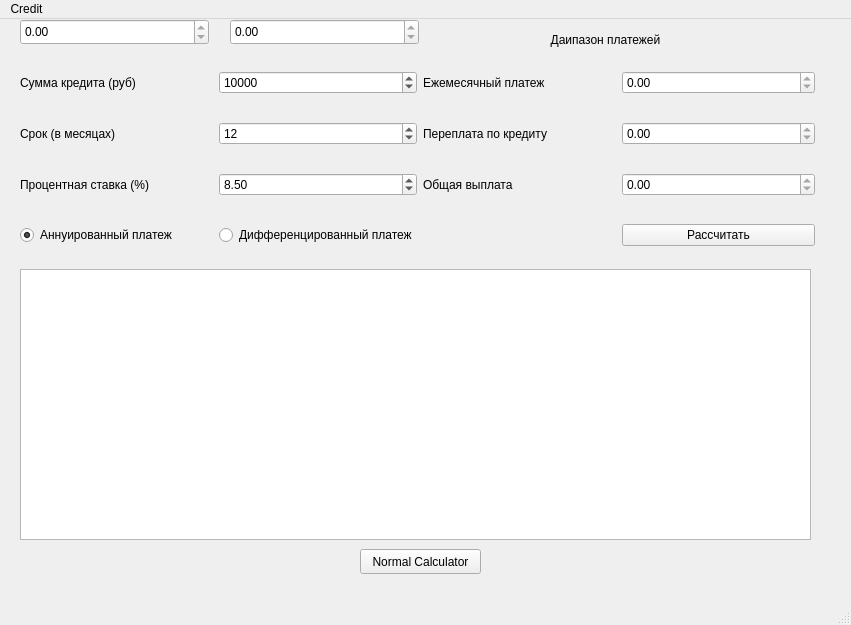
<?xml version="1.0" encoding="UTF-8"?>
<ui version="4.0">
 <class>CreditWindow</class>
 <widget class="QMainWindow" name="CreditWindow">
  <property name="geometry">
   <rect>
    <x>0</x>
    <y>0</y>
    <width>851</width>
    <height>625</height>
   </rect>
  </property>
  <property name="windowTitle">
   <string>MainWindow</string>
  </property>
  <widget class="QWidget" name="centralwidget">
   <widget class="QWidget" name="gridLayoutWidget">
    <property name="geometry">
     <rect>
      <x>20</x>
      <y>30</y>
      <width>795</width>
      <height>221</height>
     </rect>
    </property>
    <layout class="QGridLayout" name="gridLayout">
     <item row="5" column="1">
      <widget class="QDoubleSpinBox" name="P">
       <property name="minimum">
        <double>0.500000000000000</double>
       </property>
       <property name="singleStep">
        <double>0.250000000000000</double>
       </property>
       <property name="value">
        <double>8.500000000000000</double>
       </property>
      </widget>
     </item>
     <item row="3" column="1">
      <widget class="QSpinBox" name="months">
       <property name="minimum">
        <number>1</number>
       </property>
       <property name="maximum">
        <number>999</number>
       </property>
       <property name="value">
        <number>12</number>
       </property>
      </widget>
     </item>
     <item row="6" column="3">
      <widget class="QPushButton" name="pushButton">
       <property name="text">
        <string>Рассчитать</string>
       </property>
      </widget>
     </item>
     <item row="3" column="0">
      <widget class="QLabel" name="label_2">
       <property name="text">
        <string>Срок (в месяцах)</string>
       </property>
      </widget>
     </item>
     <item row="0" column="1">
      <widget class="QSpinBox" name="creditsum">
       <property name="minimum">
        <number>1</number>
       </property>
       <property name="maximum">
        <number>1000000000</number>
       </property>
       <property name="value">
        <number>10000</number>
       </property>
      </widget>
     </item>
     <item row="6" column="1">
      <widget class="QRadioButton" name="radioButton_dif">
       <property name="text">
        <string>Дифференцированный платеж</string>
       </property>
      </widget>
     </item>
     <item row="5" column="2">
      <widget class="QLabel" name="label_4">
       <property name="text">
        <string>Общая выплата</string>
       </property>
      </widget>
     </item>
     <item row="6" column="0">
      <widget class="QRadioButton" name="radioButton_an">
       <property name="text">
        <string>Аннуированный платеж</string>
       </property>
       <property name="checked">
        <bool>true</bool>
       </property>
      </widget>
     </item>
     <item row="5" column="0">
      <widget class="QLabel" name="label">
       <property name="text">
        <string>Процентная ставка (%)</string>
       </property>
      </widget>
     </item>
     <item row="5" column="3">
      <widget class="QDoubleSpinBox" name="payment_all">
       <property name="readOnly">
        <bool>true</bool>
       </property>
       <property name="maximum">
        <double>999999999999999983222784.000000000000000</double>
       </property>
      </widget>
     </item>
     <item row="0" column="3">
      <widget class="QDoubleSpinBox" name="payment_month">
       <property name="readOnly">
        <bool>true</bool>
       </property>
       <property name="maximum">
        <double>999999999999.000000000000000</double>
       </property>
      </widget>
     </item>
     <item row="0" column="0">
      <widget class="QLabel" name="label_3">
       <property name="text">
        <string>Сумма кредита (руб)</string>
       </property>
      </widget>
     </item>
     <item row="3" column="3">
      <widget class="QDoubleSpinBox" name="overpay">
       <property name="readOnly">
        <bool>true</bool>
       </property>
       <property name="maximum">
        <double>999999999.000000000000000</double>
       </property>
      </widget>
     </item>
     <item row="0" column="2">
      <widget class="QLabel" name="label_month_pay">
       <property name="text">
        <string>Ежемесячный платеж</string>
       </property>
      </widget>
     </item>
     <item row="3" column="2">
      <widget class="QLabel" name="label_5">
       <property name="text">
        <string>Переплата по кредиту</string>
       </property>
      </widget>
     </item>
    </layout>
   </widget>
   <widget class="QTextEdit" name="textEdit">
    <property name="geometry">
     <rect>
      <x>20</x>
      <y>250</y>
      <width>791</width>
      <height>271</height>
     </rect>
    </property>
   </widget>
   <widget class="QLabel" name="label_dif_payment">
    <property name="geometry">
     <rect>
      <x>420</x>
      <y>10</y>
      <width>371</width>
      <height>21</height>
     </rect>
    </property>
    <property name="text">
     <string>Даипазон платежей</string>
    </property>
    <property name="alignment">
     <set>Qt::AlignCenter</set>
    </property>
   </widget>
   <widget class="QDoubleSpinBox" name="payment_month_min">
    <property name="geometry">
     <rect>
      <x>230</x>
      <y>0</y>
      <width>189</width>
      <height>26</height>
     </rect>
    </property>
    <property name="readOnly">
     <bool>true</bool>
    </property>
    <property name="maximum">
     <double>999999999999.000000000000000</double>
    </property>
   </widget>
   <widget class="QDoubleSpinBox" name="payment_month_max">
    <property name="geometry">
     <rect>
      <x>20</x>
      <y>0</y>
      <width>189</width>
      <height>26</height>
     </rect>
    </property>
    <property name="readOnly">
     <bool>true</bool>
    </property>
    <property name="maximum">
     <double>999999999999.000000000000000</double>
    </property>
   </widget>
   <widget class="QPushButton" name="pushButton_2">
    <property name="geometry">
     <rect>
      <x>360</x>
      <y>530</y>
      <width>121</width>
      <height>25</height>
     </rect>
    </property>
    <property name="text">
     <string>Normal Calculator</string>
    </property>
   </widget>
  </widget>
  <widget class="QMenuBar" name="menubar">
   <property name="geometry">
    <rect>
     <x>0</x>
     <y>0</y>
     <width>851</width>
     <height>22</height>
    </rect>
   </property>
   <widget class="QMenu" name="menuCredit">
    <property name="title">
     <string>Credit</string>
    </property>
    <addaction name="separator"/>
    <addaction name="actionNormal"/>
   </widget>
   <addaction name="menuCredit"/>
  </widget>
  <widget class="QStatusBar" name="statusbar"/>
  <action name="actionNormal">
   <property name="text">
    <string>Normal</string>
   </property>
  </action>
 </widget>
 <resources/>
 <connections/>
</ui>
